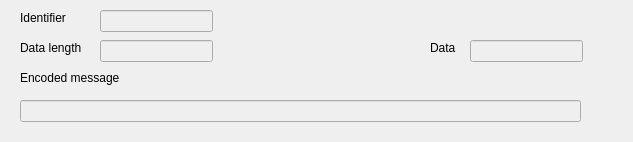
<?xml version="1.0" encoding="UTF-8"?>
<ui version="4.0">
 <class>FrameDisplay</class>
 <widget class="QFrame" name="FrameDisplay">
  <property name="geometry">
   <rect>
    <x>0</x>
    <y>0</y>
    <width>633</width>
    <height>142</height>
   </rect>
  </property>
  <property name="windowTitle">
   <string>Frame</string>
  </property>
  <widget class="QLineEdit" name="idTextbox">
   <property name="enabled">
    <bool>false</bool>
   </property>
   <property name="geometry">
    <rect>
     <x>100</x>
     <y>10</y>
     <width>113</width>
     <height>22</height>
    </rect>
   </property>
  </widget>
  <widget class="QLabel" name="idLabel">
   <property name="geometry">
    <rect>
     <x>20</x>
     <y>10</y>
     <width>61</width>
     <height>16</height>
    </rect>
   </property>
   <property name="text">
    <string>Identifier</string>
   </property>
  </widget>
  <widget class="QLineEdit" name="dLTextbox">
   <property name="enabled">
    <bool>false</bool>
   </property>
   <property name="geometry">
    <rect>
     <x>100</x>
     <y>40</y>
     <width>113</width>
     <height>22</height>
    </rect>
   </property>
   <property name="text">
    <string/>
   </property>
  </widget>
  <widget class="QLabel" name="dLLabel">
   <property name="geometry">
    <rect>
     <x>20</x>
     <y>40</y>
     <width>61</width>
     <height>16</height>
    </rect>
   </property>
   <property name="text">
    <string>Data length</string>
   </property>
  </widget>
  <widget class="QLineEdit" name="dataTextbox">
   <property name="enabled">
    <bool>false</bool>
   </property>
   <property name="geometry">
    <rect>
     <x>470</x>
     <y>40</y>
     <width>113</width>
     <height>22</height>
    </rect>
   </property>
   <property name="text">
    <string/>
   </property>
  </widget>
  <widget class="QLabel" name="dataLabel">
   <property name="geometry">
    <rect>
     <x>430</x>
     <y>40</y>
     <width>31</width>
     <height>16</height>
    </rect>
   </property>
   <property name="text">
    <string>Data</string>
   </property>
  </widget>
  <widget class="QLineEdit" name="messageTextbox">
   <property name="enabled">
    <bool>false</bool>
   </property>
   <property name="geometry">
    <rect>
     <x>20</x>
     <y>100</y>
     <width>561</width>
     <height>22</height>
    </rect>
   </property>
  </widget>
  <widget class="QLabel" name="messageLabel">
   <property name="geometry">
    <rect>
     <x>20</x>
     <y>70</y>
     <width>121</width>
     <height>16</height>
    </rect>
   </property>
   <property name="text">
    <string>Encoded message</string>
   </property>
  </widget>
 </widget>
 <resources/>
 <connections/>
</ui>
